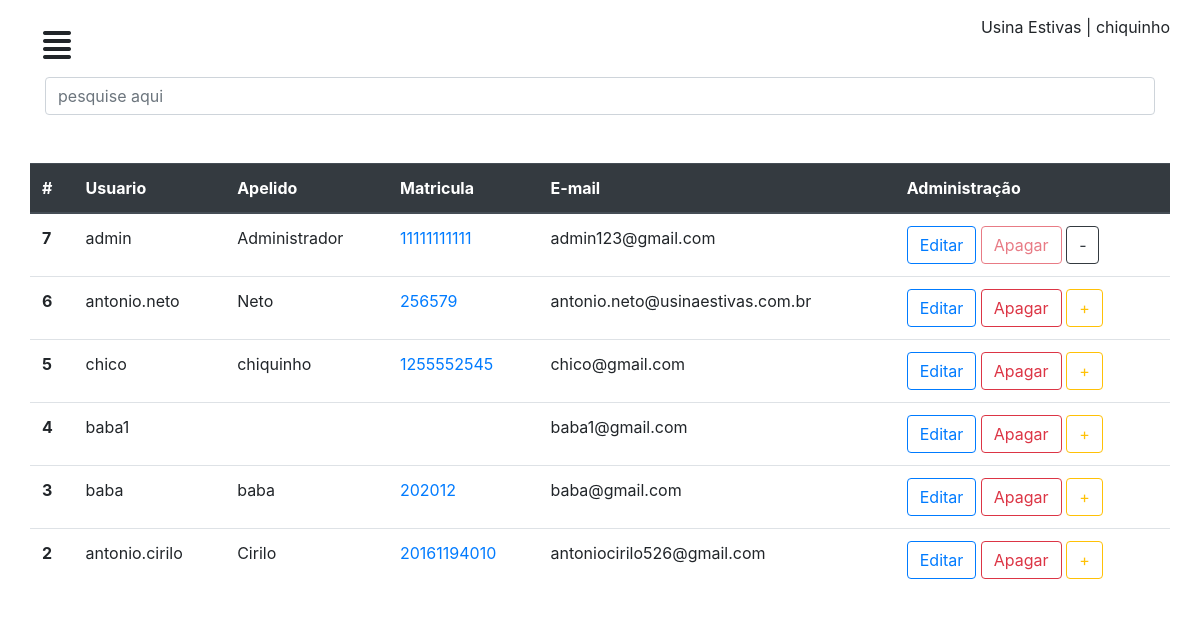
The page /perfil/usuarios/ (signed in) on the database its author committed.
### chamados/models.py (models this page shows, shortened)
class CustomUser (AbstractUser):
	matricula = models.CharField('matricula', max_length=11)
	apelido = models.CharField('apelido', max_length=50)

### chamados/views.py (the view)
# urls.py: path('perfil/usuarios/', usuarios, name="usuarios"),
@login_required
def usuarios(request):
	user = CustomUser.objects.all().order_by('-id')
	contexto = {
	'usuarios': user
	}
	return render(request, 'admin/usuarios.html', contexto)

### chamados/templates/admin/usuarios.html (shortened to what this page needs)
{% extends "dashboard/baseperfil.html" %}
{% load static %}
{% block conteudo %}
<div class="container">
  <div class="row">
    <div class="col-12">
      <input type="text" id="busca" name="pesquisa" class="form-control" placeholder="pesquise aqui">
      <br> <br>
    </div>
  </div>
</div>
<div id="mycall">
  <div class="row">
    <div class="col-12">
     <table class="table">
      <thead class="thead-dark">
        <tr>
          <th scope="col">#</th>
          <th scope="col">Usuario</th>
          <th scope="col">Apelido</th>
          <th scope="col">Matricula</th>
          <th scope="col">E-mail</th>
          <th scope="col">Administração</th>
        </tr>
      </thead>
      <tbody>
        <tr>
          {% for usuario in usuarios %}
          <th scope="row">{{usuario.id}}</th>
          <td scope="row">{{usuario.username}}</td>
          <td >{{usuario.apelido}}</td>
          <td ><a href="#">{{usuario.matricula}}</a></td>
          <td scope="row">{{usuario.email}}</td>
          <td> <a href="{% url 'editaruser' usuario.id %}"> <button type="button" class="btn btn-outline-primary">Editar</button></a> {% if usuario.is_superuser == 0 %} <a href="{% url 'apagaruser' usuario.id %}"><button type="button" class="btn btn-outline-danger">Apagar</button></a> <a href="{% url 'superuser' usuario.id %}"> <button type="button" class="btn btn-outline-warning">+</button></a> {% else %} <a href="{% url 'apagaruser' usuario.id %}"> <button type="button" class="btn btn-outline-danger"disabled="">Apagar</button></a> <a href="{% url 'normaluser' usuario.id %}"> <button type="button" class="btn btn-outline-dark">-</button></a>{% endif %}
          </td>
        </tr>
        {% empty %}
      </tbody>
    </table>
    <p>Nenhum Usuario cadastrado</p>
    {% endfor %}
  </div>
</div>
</div>
{% endblock %}

### chamados/templates/dashboard/baseperfil.html (shortened to what this page needs)
<!DOCTYPE html>
{% load static %}
<html>
<head>
	<link rel="stylesheet" type="text/css" href="{% static 'css/geral.css' %}" />
	<link rel="stylesheet" type="text/css" href="{% static 'bootstrap/css/bootstrap.min.css' %}" />
	<link rel="stylesheet" type="text/css" href="{% static 'css/dash.css' %}" />
</head>
<body>
	<div id="wrapper">
		<div id="page-content-wrapper">
			<div class="container-fluid">
				<div class="row">
					<div class="col-lg-12">
						<a href="#" class="btn" id="menu-toggle"><i class="fas fa-align-justify"></i></a> <span class="float-right"> Usina Estivas | {{user.apelido}}</span>
					</div>
				</div>
				{% block conteudo %}
				{% endblock %}
			</div>
		</div>
	</div>
</body>
</html>

### chamados/static/css/dash.css (style rules this page uses)
#page-content-wrapper { width: 100%; position: absolute; padding:15px; transition:all .5s; }
#menu-toggle { transition:all .3s; font-size:2em; }

### rows shown on the page
CustomUser: apelido "chiquinho", id "5", username "chico", matricula "1255552545", email "chico@gmail.com", is_superuser "Apagar"
CustomUser: id "7", username "admin", apelido "Administrador", matricula "11111111111", email "admin123@gmail.com", is_superuser "Apagar"
CustomUser: id "6", username "antonio.neto", apelido "Neto", matricula "256579", email "antonio.neto@usinaestivas.com.br", is_superuser "Apagar"
CustomUser: id "4", username "baba1", email "baba1@gmail.com", is_superuser "Apagar"
CustomUser: id "3", username "baba", apelido "baba", matricula "202012", email "baba@gmail.com", is_superuser "Apagar"
CustomUser: id "2", username "antonio.cirilo", apelido "Cirilo", matricula "20161194010", email "antoniocirilo526@gmail.com", is_superuser "Apagar"
